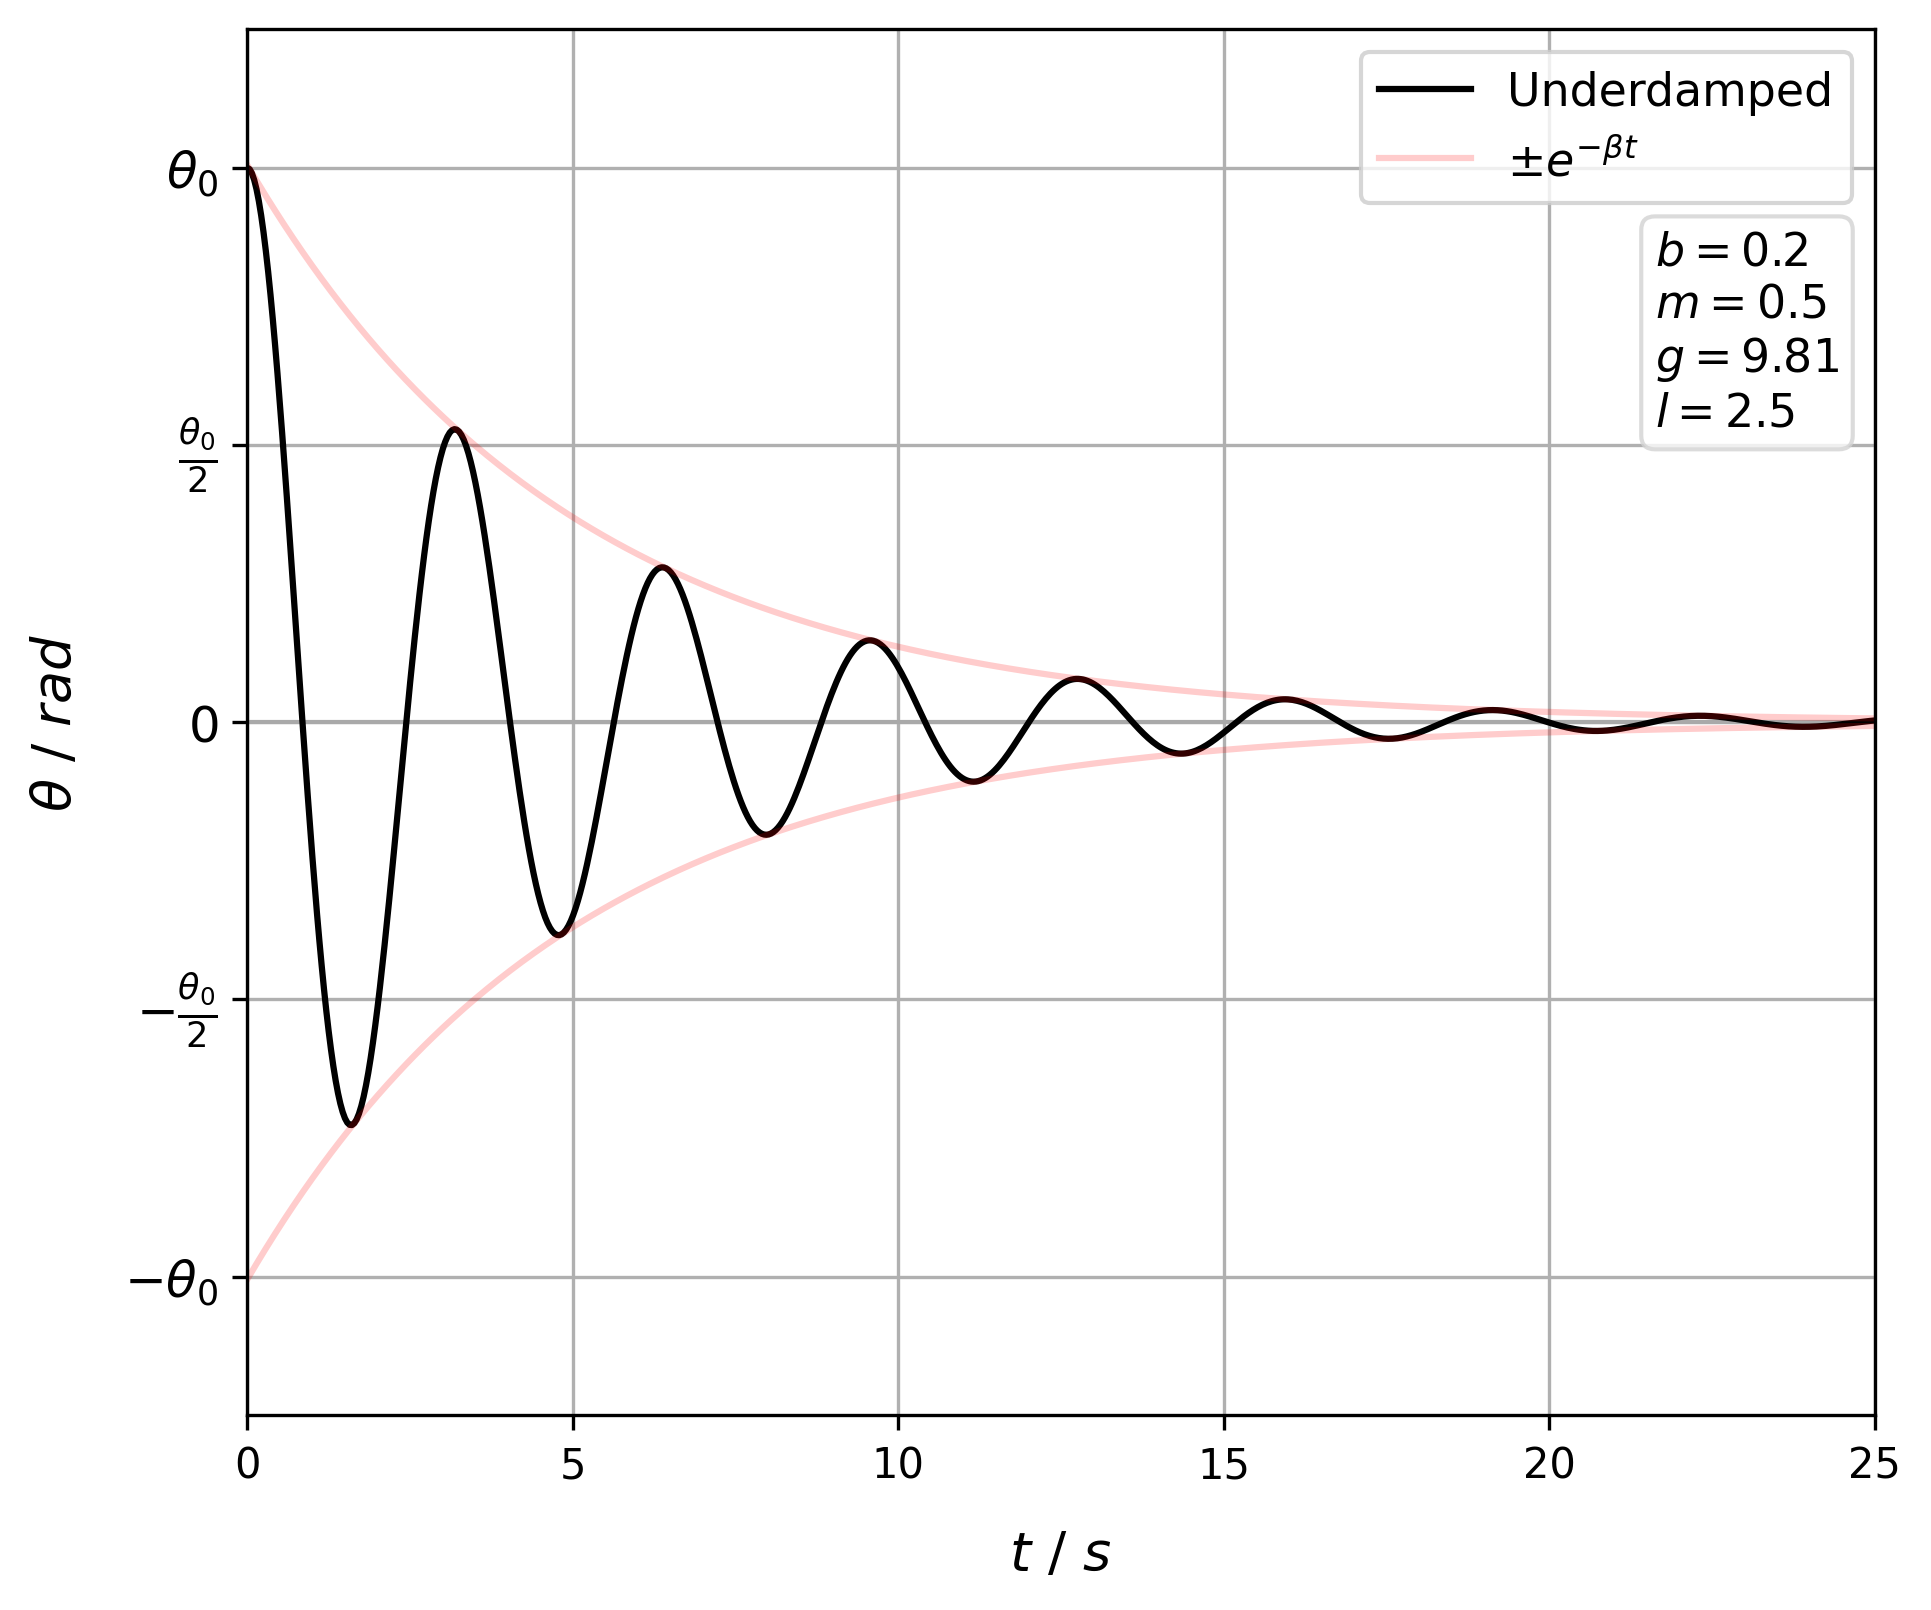

Python code for this plot:
import numpy as np
import matplotlib.pyplot as plt

# Underdamped Parameters
b_u = 0.2
m_u = 0.5
g_u = 9.81
l_u = 2.5
A_u = 1.0053
phi_u = 0.102778689405

# Time Variable
t = np.linspace(0, 25, 700)

# Underdamped Function
theta_underdamped = A_u * np.exp(-b_u / (2 * m_u) * t) * np.cos(t * np.sqrt(g_u / l_u - (b_u**2) / (4 * m_u**2)) - phi_u)
asymptote_a = A_u * np.exp(-b_u / (2 * m_u) * t)
asymptote_b = -1 * A_u * np.exp(-b_u / (2 * m_u) * t)

fig, ax = plt.subplots(figsize=(7, 6))
plt.axhline(0, color='darkgrey', linewidth=1)  

# Plot the data
line1, = plt.plot(t, theta_underdamped, label=r'Underdamped', color='black')
line2, = plt.plot(t, asymptote_a, color='red', label=r'$\pm e^{-\beta t}$', alpha=0.2)
plt.plot(t, asymptote_b, color='red', alpha=0.2)  # This plot is not included in the legend

# Adding labels and legend
plt.xlabel(r'$t\text{ / }s$', fontsize=13, labelpad=10)
plt.ylabel(r'$\theta\text{ / } rad$', fontsize=13, labelpad=10)
plt.legend(loc='upper right', fontsize=11)
ax.grid(True)

# Setting axis limits and ticks
ax.set_xlim(left=0, right=25)
ax.set_ylim(-1.25, 1.25)
ax.set_yticks([-1, -0.5, 0, 0.5, 1])
ax.set_yticklabels([r'$-\theta_0$', r'$-\frac{\theta_0}{2}$', r'$0$', r'$\frac{\theta_0}{2}$', r'$\theta_0$'], fontsize=12)

# Text Box to Display the Parameters
textstr = '\n'.join((
    r'$b=%.1f$' % (b_u, ),
    r'$m=%.1f$' % (m_u, ),
    r'$g=%.2f$' % (g_u, ),
    r'$l=%.1f$' % (l_u, )))

props = dict(boxstyle='round', facecolor='white', alpha=0.8, edgecolor='lightgrey')

ax.text(0.865, 0.855, textstr, transform=ax.transAxes, fontsize=11,
        verticalalignment='top', bbox=props)

plt.savefig("Underdamped.png", dpi=300, bbox_inches='tight')
plt.show() # Showing the plot
